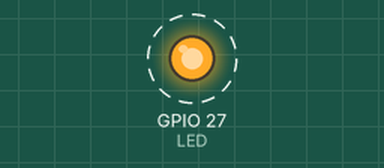
Recording of a sketch running on a simulated ESP32. On the bench: output pins drawn as LEDs (lit = HIGH). Dashed ring = blinking.

Above: at 0.5 s.
Timing chart, 0 to 4.6 s (numbered marks = the images above):
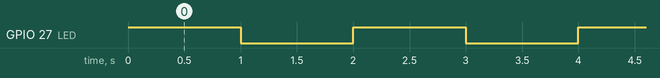

The sketch:

Project_01_LED_Blink.ino
```cpp
// 1.1 LED-BLINK
// 1.1 Code purpose to run/test LED turn on and off in 1 second delay.

// Make sure the pin number match with the io27 you attach on the board.
#define LED 27  // Define the pin number of the LED as 27.

// Set the Setup here.
void setup() {

  pinMode(LED, OUTPUT);  // Set the LED pin as output.

}

// The loop function runs repeatedly forever.
void loop() {

  digitalWrite(LED, HIGH);  // Turn the LED on by making the voltage HIGH.

  delay(1000);  // Delay for 1 second.

  digitalWrite(LED, LOW);  // Turn the LED off by making the voltage LOW.

  delay(1000);  // Delay for 1 second.

}

// RESULT
// LED(27) will turn on and off after 1 second delay.
```

Measured:
- by itself, GPIO 27 (LED): alternates HIGH for 1.0 s and LOW for 1.0 s
